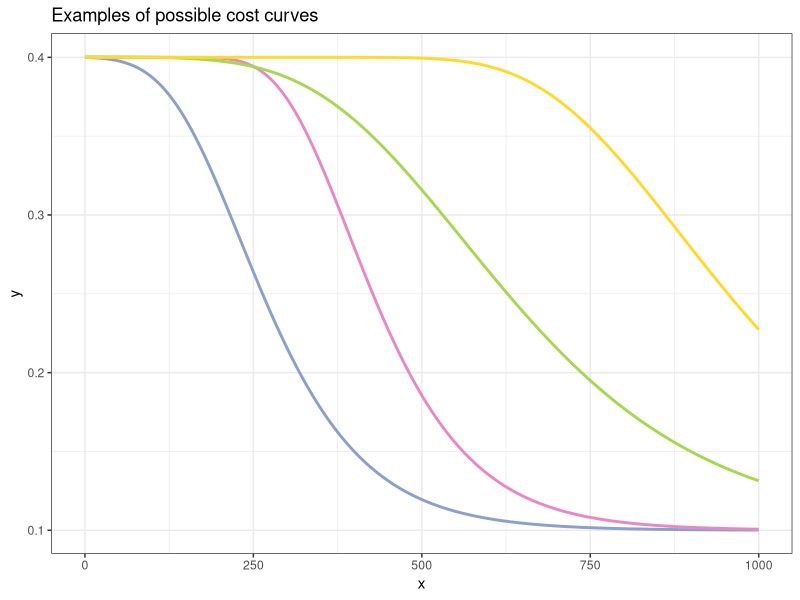
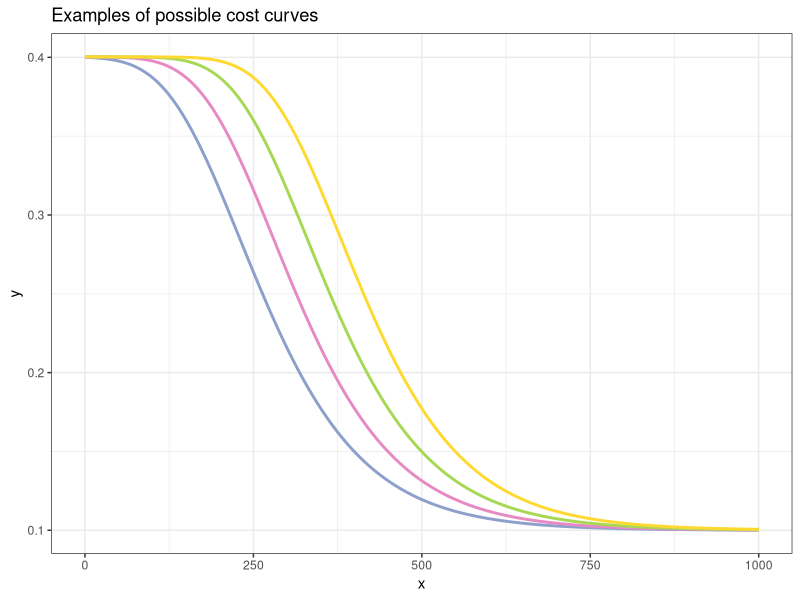
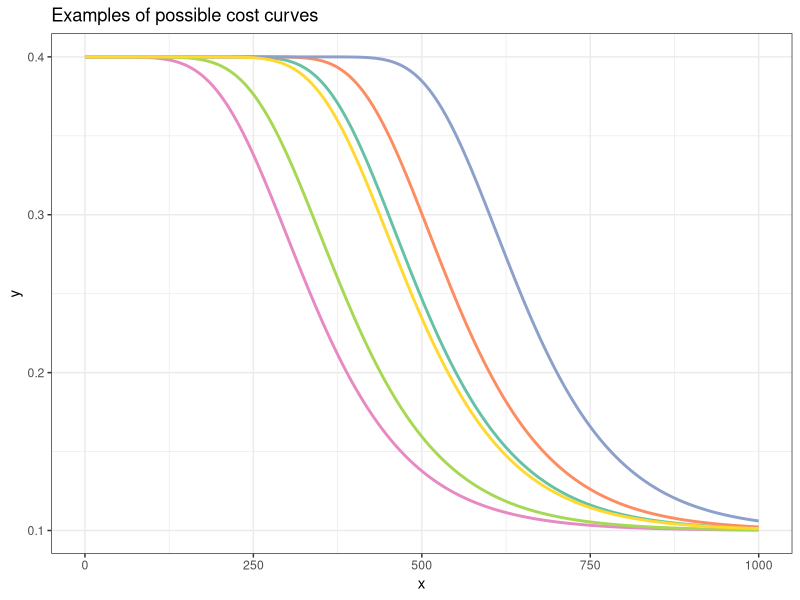
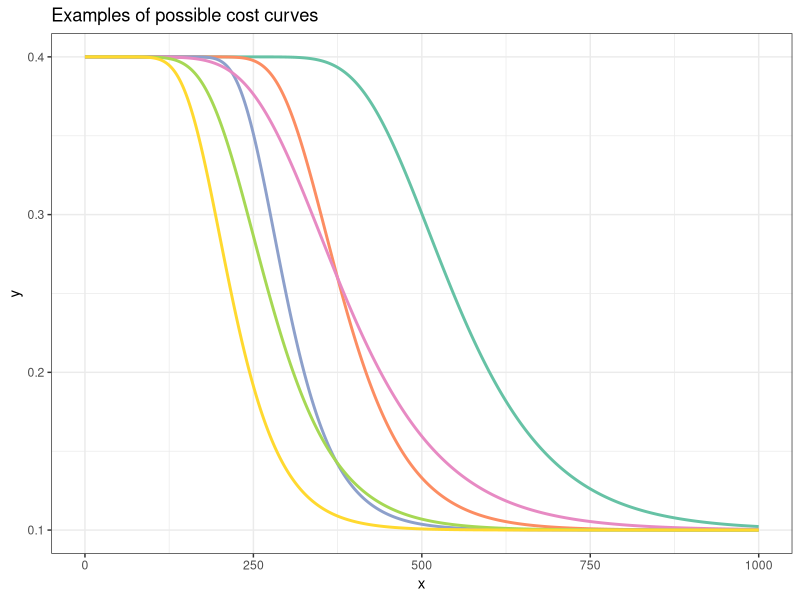
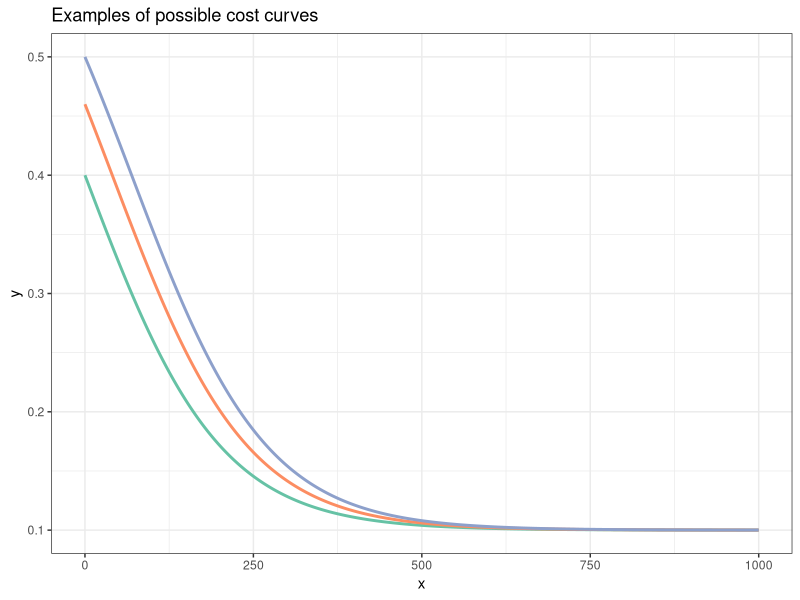

Generate these figures, in order, with R:
# Richards with additional param for starting cost (M)

richards_v3 <- function(x, W0, Wu, B, nu, M) {
  # If nu = 1, M = 0, this becomes the exponential curve
  A <- (W0 - (2 ^ (-1/nu)) * Wu) / (1 - 2 ^ (-1/nu))
  A + (Wu - A)/((1 + exp(-B*(x - M)))^(1/nu))
}

library(ggplot2)

cs <- RColorBrewer::brewer.pal(6, 'Set2')

ggplot(data.frame(x = c(0, 1000)), aes(x)) +
  stat_function(fun = richards_v3, n = 1001, args = list(W0 = 0.4, Wu = 0.1, B = 0.01, nu = 0.1, M = 0), color = cs[3], size = 1) +
  stat_function(fun = richards_v3, n = 1001, args = list(W0 = 0.4, Wu = 0.1, B = 0.01, nu = 0.02, M = 0), color = cs[4], size = 1) +
  stat_function(fun = richards_v3, n = 1001, args = list(W0 = 0.4, Wu = 0.1, B = 0.005, nu = 0.1, M = 100), color = cs[5], size = 1) +
  stat_function(fun = richards_v3, n = 1001, args = list(W0 = 0.4, Wu = 0.1, B = 0.005, nu = 0.02, M = 100), color = cs[6], size = 1) +
  theme_bw() +
  ggtitle('Examples of possible cost curves')

ggplot(data.frame(x = c(0, 1000)), aes(x)) +
  stat_function(fun = richards_v3, n = 1001, args = list(W0 = 0.4, Wu = 0.1, B = 0.01, nu = 0.1, M = 0), color = cs[3], size = 1) +
  stat_function(fun = richards_v3, n = 1001, args = list(W0 = 0.4, Wu = 0.1, B = 0.01, nu = 0.1, M = 50), color = cs[4], size = 1) +
  stat_function(fun = richards_v3, n = 1001, args = list(W0 = 0.4, Wu = 0.1, B = 0.01, nu = 0.1, M = 100), color = cs[5], size = 1) +
  stat_function(fun = richards_v3, n = 1001, args = list(W0 = 0.4, Wu = 0.1, B = 0.01, nu = 0.1, M = 150), color = cs[6], size = 1) +
  theme_bw() +
  ggtitle('Examples of possible cost curves')

ggplot(data.frame(x = c(0, 1000)), aes(x)) +
  stat_function(fun = richards_v3, n = 1001, args = list(W0 = 0.4, Wu = 0.1, B = 0.01, nu = 0.01, M = 0), color = cs[1], size = 1) +
  stat_function(fun = richards_v3, n = 1001, args = list(W0 = 0.4, Wu = 0.1, B = 0.01, nu = 0.01, M = 50), color = cs[2], size = 1) +
  stat_function(fun = richards_v3, n = 1001, args = list(W0 = 0.4, Wu = 0.1, B = 0.01, nu = 0.01, M = 150), color = cs[3], size = 1) +
  stat_function(fun = richards_v3, n = 1001, args = list(W0 = 0.4, Wu = 0.1, B = 0.01, nu = 0.05, M = 0), color = cs[4], size = 1) +
  stat_function(fun = richards_v3, n = 1001, args = list(W0 = 0.4, Wu = 0.1, B = 0.01, nu = 0.05, M = 50), color = cs[5], size = 1) +
  stat_function(fun = richards_v3, n = 1001, args = list(W0 = 0.4, Wu = 0.1, B = 0.01, nu = 0.05, M = 150), color = cs[6], size = 1) +
  theme_bw() +
  ggtitle('Examples of possible cost curves')

ggplot(data.frame(x = c(0, 1000)), aes(x)) +
  stat_function(fun = richards_v3, n = 1001, args = list(W0 = 0.4, Wu = 0.1, B = 0.01, nu = 0.01, M = 50), color = cs[1], size = 1) +
  stat_function(fun = richards_v3, n = 1001, args = list(W0 = 0.4, Wu = 0.1, B = 0.015, nu = 0.01, M = 50), color = cs[2], size = 1) +
  stat_function(fun = richards_v3, n = 1001, args = list(W0 = 0.4, Wu = 0.1, B = 0.02, nu = 0.01, M = 50), color = cs[3], size = 1) +
  stat_function(fun = richards_v3, n = 1001, args = list(W0 = 0.4, Wu = 0.1, B = 0.01, nu = 0.05, M = 50), color = cs[4], size = 1) +
  stat_function(fun = richards_v3, n = 1001, args = list(W0 = 0.4, Wu = 0.1, B = 0.015, nu = 0.05, M = 50), color = cs[5], size = 1) +
  stat_function(fun = richards_v3, n = 1001, args = list(W0 = 0.4, Wu = 0.1, B = 0.02, nu = 0.05, M = 50), color = cs[6], size = 1) +
  theme_bw() +
  ggtitle('Examples of possible cost curves')

richards_v4 <- function(x, W0, Wu, B, nu, Q) {
  # If nu = 1, Q = 1, this becomes the exponential curve
  A <- (W0 - (2 ^ (-1/nu)) * Wu) / (1 - 2 ^ (-1/nu))
  A + (Wu - A)/((1 + Q * exp(-B*(x)))^(1/nu))
}

ggplot(data.frame(x = c(0, 1000)), aes(x)) +
  stat_function(fun = richards_v4, n = 1001, args = list(W0 = 0.4, Wu = 0.1, B = 0.01, nu = 1, Q = 1), color = cs[1], size = 1) +
  stat_function(fun = richards_v4, n = 1001, args = list(W0 = 0.4, Wu = 0.1, B = 0.01, nu = 1, Q = 1.5), color = cs[2], size = 1) +
  stat_function(fun = richards_v4, n = 1001, args = list(W0 = 0.4, Wu = 0.1, B = 0.01, nu = 1, Q = 2), color = cs[3], size = 1) +
  # stat_function(fun = richards_v3, n = 1001, args = list(W0 = 0.4, Wu = 0.1, B = 0.01, nu = 0.05, Q = 0), color = cs[4], size = 1) +
  # stat_function(fun = richards_v3, n = 1001, args = list(W0 = 0.4, Wu = 0.1, B = 0.01, nu = 0.05, Q = 50), color = cs[5], size = 1) +
  # stat_function(fun = richards_v3, n = 1001, args = list(W0 = 0.4, Wu = 0.1, B = 0.01, nu = 0.05, Q = 150), color = cs[6], size = 1) +
  theme_bw() +
  ggtitle('Examples of possible cost curves')
